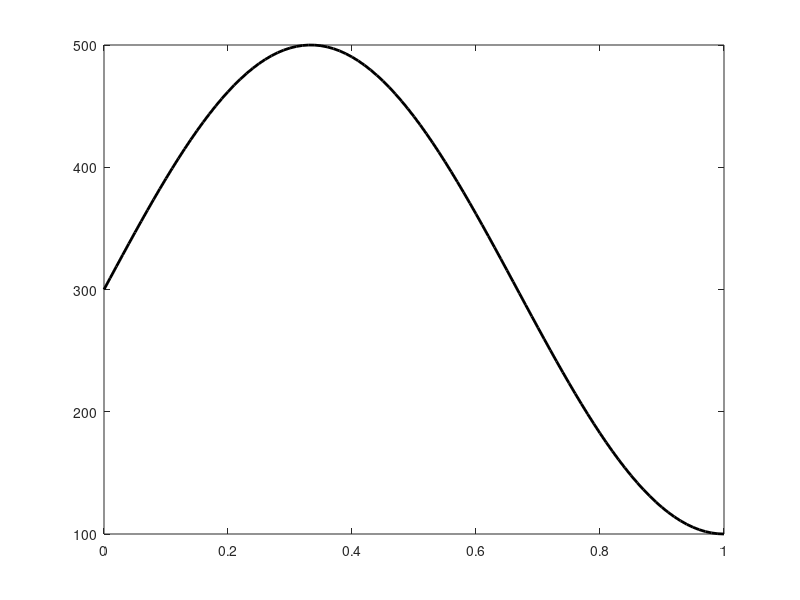

Recreate this plot in MATLAB. (Note: this script raises an error after producing the figure.)
%Adv.Intro. to Computational Fluid Dynamic
%HW5 Problem 1
%Sujal Bhavsar
clear;clc

%post processing of Norm v/s h graph
% h=[32 16 8 4 2 1];
% k=1;
% for n=[5 9 17 33 65 129]
%     [L_infynew,L_2new,L_infy,L_2,T,L_1]=lnorm(n);
%    
%     L_infyvec(k)=L_infynew;
%     L_2vec(k)=L_2new;
%     L_1vec(k)=L_1;
%     k=k+1;
% end
% figure();
% set(gca, 'YScale', 'log')
% semilogy(h,L_infyvec,'-ro')
% hold on
% semilogy(h,L_2vec,'-bo')
% semilogy(h,L_1vec,'-yo')
% xlabel('h')
% ylabel('Norm')
% legend({'$L_\infty Norm_h$','$L_2 Norm_h$','$L_1 Norm_h$'},'Interpreter','latex','Location','SouthEast')
% title('Global discretization error at different mesh sapcing')  
% hold off
% 
% %Observed order of accuracy
% h=[32 16 8 4 2 1];
% k=1;
% for n=[5 9 17 33 65 129]
%     [L_infynew,L_2new,L_infy,L_2,T,L_1]=lnorm(n);
%    
%     L_infyvec(k)=L_infynew;
%     L_2vec(k)=L_2new;
%     L_1vec(k)=L_1;
%     k=k+1;
% end
% 
% p=log(L_infyvec(1:5)./L_infyvec(2:6))./log(2);
% plot([16 8 4 2 1],p,'-s')
%  ylim([1 3]);
% hold on
% pp=log(L_2vec(1:5)./L_2vec(2:6))./log(2);
% plot([16 8 4 2 1],pp,'-s')
% 
% ppp=log(L_1vec(1:5)./L_1vec(2:6))./log(2);
% plot([16 8 4 2 1],ppp,'-s')
% legend({'$L_\infty$ Norm','$L_2$ Norm','$L_1$ Norm'},'Interpreter','latex')


% %post processing to plot converging residual vs iteration
% figure();
% h=[32 16 8 4 2 1];
% k=1;
% for n=[5 9 17 33 65 129]
%     [L_infynew,L_2new,L_infy,L_2,T]=lnorm(n);
%    
%     Linfyr=L_infy;
%     L2r=L_2;
%     loglog([1:length(L2r)],L2r,'-')
%     k=k+1;
%     hold on
% end
% legend({'n=5','n=9','n=17','n=33','n=65','n=129'},'NorthEast')
% 
% % loglog([1:length(L_infyvecr)],L_infyvecr,'-r')
% % hold on
% % semilogy([1:length(L_infyvecr)],L_2vecr,'-b')
% xlabel('iteration')
% ylabel('Norm of iterative residual')
% % legend({'$L_\infty Norm_h$','$L_2 Norm_h$'},'Interpreter','latex','Location','SouthEast')
% title('$L_2$ Norm of iterative residual','Interpreter','latex')  
% hold off

%post processing to plot converged T 
figure();
x=[0:0.01:1];
T_exact=300+200.*sin(3*pi.*x./(2*1));
plot(x,T_exact,'-k','LineWidth',2);
hold on
for n=[5 9 17 33 65 129]
    [L_infynew,L_2new,L_infy,L_2,T]=lnorm(n);
    TT=T(:,end);
    plot(linspace(0,1,length(TT)),TT,':s')
    hold on
 
end
xlabel('Distance along the rod')
ylabel('Temperature')
legend({'Exact','n=5','n=9','n=17','n=33','n=65','n=129'},'SouthWest')
title('Converged Temperature profile at different meshes and exact solution')  
hold off





